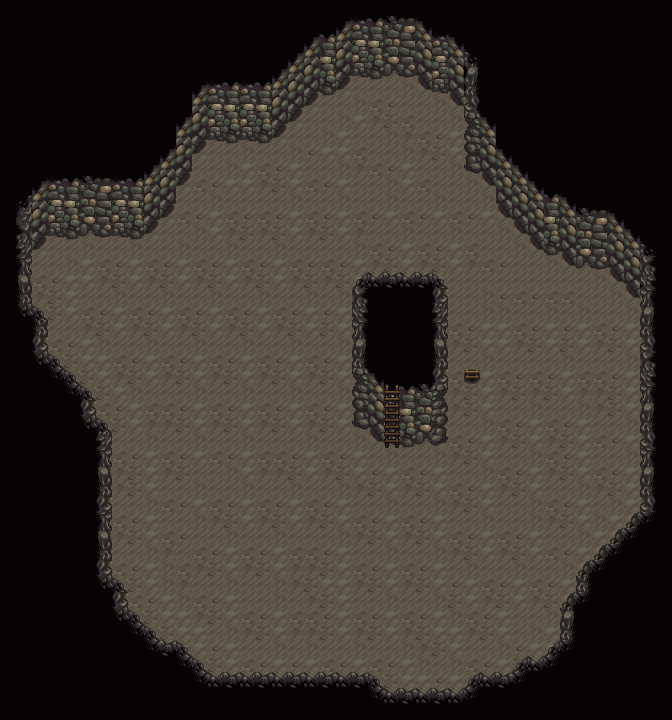

A 2D game scene composited from a Tiled map and its tileset images. What follows is a short description and the map's XML, with each tile layer's data collapsed to a summary:
An orthogonal 42x45 tile map with 16x16 px tiles, 3 tile layers (Back, Buildings, Front).

<map version="1.10" tiledversion="1.11.2" orientation="orthogonal" renderorder="right-down" width="42" height="45" tilewidth="16" tileheight="16" infinite="0" nextlayerid="9" nextobjectid="1">
 <tileset firstgid="1" name="mine_quarryshaft" tilewidth="16" tileheight="16" tilecount="288" columns="16">
  <image source="Mines/mine_quarryshaft.png" width="256" height="288" />
  <tile id="137">
   <properties>
    <property name="Type" value="Stone" />
   </properties>
  </tile>
  <tile id="138">
   <properties>
    <property name="Type" value="Stone" />
   </properties>
  </tile>
  <tile id="139">
   <properties>
    <property name="Type" value="Stone" />
   </properties>
  </tile>
  <tile id="153">
   <properties>
    <property name="Type" value="Stone" />
   </properties>
  </tile>
  <tile id="154">
   <properties>
    <property name="Type" value="Stone" />
   </properties>
  </tile>
  <tile id="155">
   <properties>
    <property name="Type" value="Stone" />
   </properties>
  </tile>
  <tile id="169">
   <properties>
    <property name="Type" value="Stone" />
   </properties>
  </tile>
  <tile id="170">
   <properties>
    <property name="Type" value="Stone" />
   </properties>
  </tile>
  <tile id="171">
   <properties>
    <property name="Type" value="Stone" />
   </properties>
  </tile>
 </tileset>
 <layer id="8" name="Back" width="42" height="45">
  <data>[1890 cells, 1124 non-empty, 10 distinct tile ids]</data>
 </layer>
 <layer id="3" name="Buildings" width="42" height="45">
  <data>[1890 cells, 908 non-empty, 58 distinct tile ids]</data>
 </layer>
 <layer id="4" name="Front" width="42" height="45">
  <data>[1890 cells, 45 non-empty, 6 distinct tile ids]</data>
 </layer>
 <objectgroup id="5" name="Back" />
 <objectgroup id="6" name="Buildings" />
 <objectgroup id="7" name="Front" />
</map>
